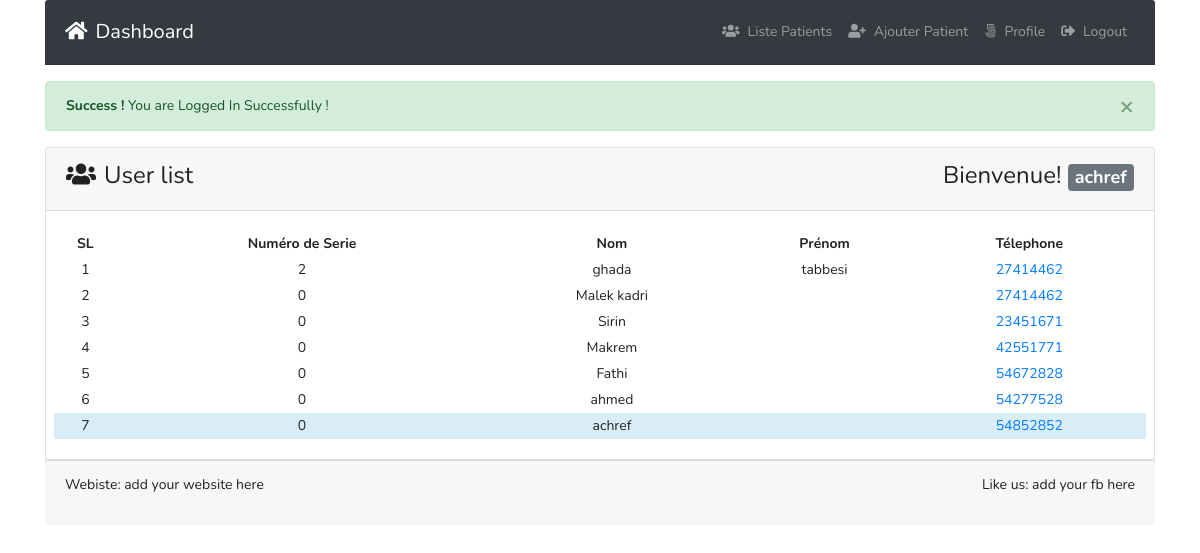
/message.php (signed in), run on the app's committed database.
### tables this page shows
CREATE TABLE IF NOT EXISTS `tbl_users` (
  `id` int(11) NOT NULL AUTO_INCREMENT,
  `num` int(255) DEFAULT NULL,
  `name` varchar(255) DEFAULT NULL,
  `fname` varchar(255) DEFAULT NULL,
  `username` varchar(255) DEFAULT NULL,
  `email` varchar(255) DEFAULT NULL,
  `password` varchar(255) DEFAULT NULL,
  `mobile` varchar(25) DEFAULT NULL,
  `genre` varchar(255) DEFAULT NULL,
  `adress` varchar(255) DEFAULT NULL,
  `ville` varchar(255) DEFAULT NULL,
  `poids` varchar(200) DEFAULT NULL,
  `taille` varchar(200) DEFAULT NULL,
  `roleid` tinyint(4) DEFAULT NULL,
  `isActive` tinyint(4) DEFAULT '0',
  `created_at` timestamp NOT NULL DEFAULT CURRENT_TIMESTAMP,
  `updated_at` timestamp NOT NULL DEFAULT CURRENT_TIMESTAMP,
  PRIMARY KEY (`id`)
);

### classes/Users.php (called while the page is built, shortened)
<?php
include 'lib/Database.php';
include_once 'lib/Session.php';
class Users{
  private $db;
  public function __construct(){
    $this->db = new Database();
  }
  public function selectAllUserData(){
    $sql = "SELECT * FROM tbl_users ORDER BY id DESC";
    $stmt = $this->db->pdo->prepare($sql);
    $stmt->execute();
    return $stmt->fetchAll(PDO::FETCH_OBJ);
  }
}

### message.php (the view, shortened to what this page needs)
<?php
include 'inc/header.php';
$logMsg = Session::get('logMsg');
if (isset($logMsg)) {
  echo $logMsg;
}
?>
      <div class="card ">
        <div class="card-header">
          <h3><i class="fas fa-users mr-2"></i>User list <span class="float-right">Bienvenue! <strong>
            <span class="badge badge-lg badge-secondary text-white">
<?php
$username = Session::get('username');
if (isset($username)) {
  echo $username;
}
 ?></span>
          </strong></span></h3>
        </div>
        <div class="card-body pr-2 pl-2">
          <table  style="width:100%">
                  <thead>
                    <tr>
                      <th  class="text-center">SL</th>
                      <th  class="text-center">Numéro de Serie</th>
                      <th  class="text-center">Nom</th>
                      <th  class="text-center">Prénom</th>
                      <th  class="text-center">Télephone</th>
                    </tr>
                  </thead>
                  <tbody>
                    <?php
                      $allUser = $users->selectAllUserData();
                      if ($allUser) {
                        $i = 0;
                        foreach ($allUser as  $value) {
                          $i++;
                     ?>
                      <tr class="text-center"
                      <?php if (Session::get("id") == $value->id) {
                        echo "style='background:#d9edf7' ";
                      } ?>
                      >
                        <td><?php echo $i; ?></td>
                        <td><?php echo $value->num; ?></td>
                        <td><?php echo $value->name; ?></td>
                        <td><?php echo $value->fname; ?></td>
                        <td><a href="tel:<?php echo $value->mobile; ?>"><?php echo $value->mobile; ?></a></td>
                    <?php }}else{ ?>
                      <tr class="text-center">
                      <td>No user availabe now !</td>
                    </tr>
                    <?php } ?>
                  </tbody>
              </table>
        </div>
      </div>
  <?php
  include 'inc/footer.php';
  ?>

### data on the page
tbl_users: num "2", name "ghada", fname "tabbesi", mobile "27414462"
tbl_users: num "0", name "Malek kadri", mobile "27414462"
tbl_users: num "0", name "Sirin", mobile "23451671"
tbl_users: num "0", name "Makrem", mobile "42551771"
tbl_users: num "0", name "Fathi", mobile "54672828"
tbl_users: num "0", name "ahmed", mobile "54277528"
tbl_users: num "0", name "achref", mobile "54852852"

### other printed values
$logMsg "× Success ! You are Logged In Successfully !"
$username "achref"
